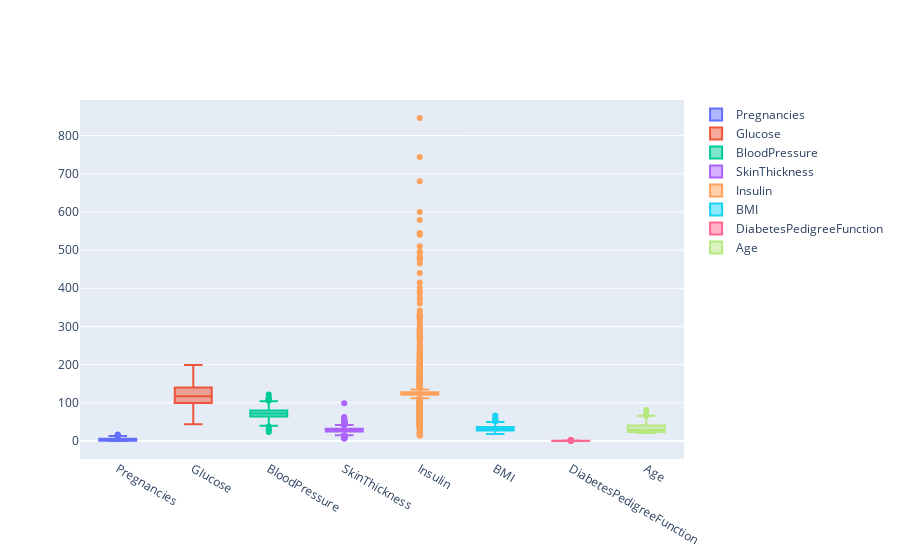

This figure's notebook cell:
### Code cell
fig = go.Figure()
my_cols = ['Pregnancies','Glucose','BloodPressure','SkinThickness',
           'Insulin','BMI','DiabetesPedigreeFunction','Age']
for col in my_cols:
    fig.add_trace(go.Box(y=df[col], name=f'{col}'))
fig.show()

### Figure 1 — Plotly figure (JSON) as saved in the notebook; plotly's stock layout.template omitted (floating-point values rounded to 4 significant figures; data arrays with more than 128 entries replaced by an {"elided": "..."} marker saying what was removed)
{"data": [{"name": "Pregnancies", "type": "box", "y": {"elided": "768 int values"}}, {"name": "Glucose", "type": "box", "y": {"elided": "768 int values"}}, {"name": "BloodPressure", "type": "box", "y": {"elided": "768 float values"}}, {"name": "SkinThickness", "type": "box", "y": {"elided": "768 int values"}}, {"name": "Insulin", "type": "box", "y": {"elided": "768 int values"}}, {"name": "BMI", "type": "box", "y": {"elided": "768 float values"}}, {"name": "DiabetesPedigreeFunction", "type": "box", "y": {"elided": "768 float values"}}, {"name": "Age", "type": "box", "y": {"elided": "768 int values"}}], "layout": {}}
